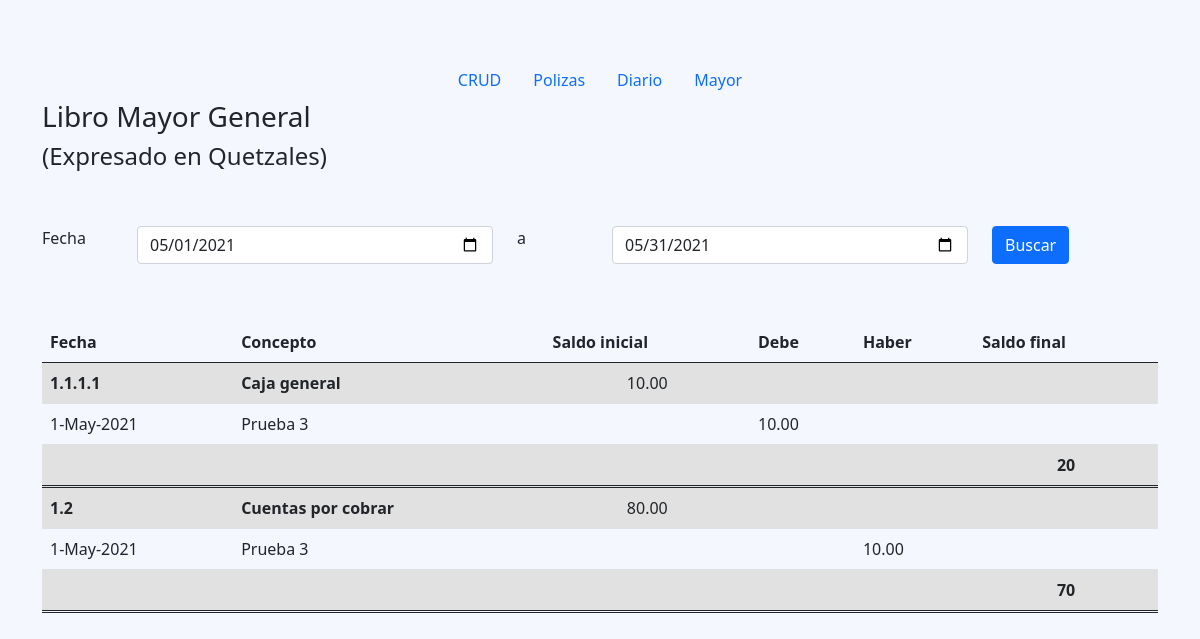
/mayor.php?p=2021-05-01&u=2021-05-31, run on the app's committed database.
### tables this page shows
CREATE TABLE IF NOT EXISTS `poliza` (
  `id` bigint(20) UNSIGNED NOT NULL AUTO_INCREMENT,
  `no` int(11) DEFAULT NULL,
  `fecha` date DEFAULT NULL,
  `cuentaId` char(10) DEFAULT NULL,
  `DoH` char(1) DEFAULT NULL,
  `concepto` char(250) DEFAULT NULL,
  `saldo` double(15,2) DEFAULT NULL,
  `sumaDebe` double(15,2) DEFAULT NULL,
  `sumaHaber` double(15,2) DEFAULT NULL,
  PRIMARY KEY (`id`),
  UNIQUE KEY `id` (`id`)
);

CREATE TABLE IF NOT EXISTS `cuentas` (
  `id` bigint(20) UNSIGNED NOT NULL AUTO_INCREMENT,
  `referencia` char(10) DEFAULT NULL,
  `descripcion` char(50) DEFAULT NULL,
  PRIMARY KEY (`id`),
  UNIQUE KEY `id` (`id`)
);

### php/conexionBD.php (called while the page is built, shortened)
<?php
    $currentTime = time();
    $hoursToSubtract = 720;
    $timeToSubtract = ($hoursToSubtract * 60 * 60);
    $timeInPast = $currentTime - $timeToSubtract;
    $mesAnterior = date("Y-m", $timeInPast);
?>

### php/listaMayor.php (the view, shortened to what this page needs)
<?php
    include "conexionBD.php";
    $fechaI = $_GET['p'];
    $fechaF = $_GET['u'];
    $base = 0;
    $splitMesAnterior = explode("-", $mesAnterior);
    $query = $mysqli->query("SELECT * FROM poliza WHERE (fecha BETWEEN '$fechaI' AND '$fechaF') ORDER BY cuentaId ASC");
    if(($query->num_rows) > 0)
    {
        while ($fila = $query->fetch_assoc()) {
            $fecha = $fila['fecha'];
            $cuentaId = $fila['cuentaId'];
            $DoH = $fila['DoH'];
            $concepto = $fila['concepto'];
            $saldo = $fila['saldo'];
            $query2 = $mysqli->query("SELECT sum(saldo) AS inicial FROM poliza
                                        WHERE YEAR(fecha) = $splitMesAnterior[0] AND
                                        MONTH(fecha) = $splitMesAnterior[1] AND
                                        cuentaId = $cuentaId
                                        ORDER BY no ASC");
            $saldoInicial = $query2->fetch_assoc()['inicial'];
            $fecha = date("j-F-Y", strtotime($fecha));
            $get = $mysqli->query("SELECT referencia, descripcion FROM cuentas WHERE id = $cuentaId");
            $resultado = $get->fetch_assoc();
            $referencia = $resultado['referencia'];
            $cuenta = $resultado['descripcion'];
            if($base != $cuentaId)
            {
                if($base != 0)
                {
                    echo "
                    <tr class='color linea'>
                        <th></th>
                        <th></th>
                        <td></td>
                        <th></th>
                        <th></th>
                        <th style='text-align:center;'>$saldoInicialAnterior</th>
                    </tr>
                    ";
                }
                echo "
                <tr class='color'>
                    <th>".$referencia."</th>
                    <th>".$cuenta."</th>
                    <td style='text-align:center;'>".$saldoInicial."</td>
                    <th></th>
                    <th></th>
                    <th></th>
                </tr>
                ";
                echo "
                <tr>
                    <td>".$fecha."</td>
                    <td>".$concepto."</td>
                    <td></td>";
                    if($DoH == 'D')
                    {
                        echo "
                            <td>".$saldo."</td>
                            <td></td>";
                        $saldoInicial = $saldoInicial + $saldo;
                    }
                    else
                    {
                        echo "
                            <td></td>
                            <td>".$saldo."</td>";
                        $saldoInicial = $saldoInicial - $saldo;
                    }
                    echo "
                    <td></td>
                </tr>
                ";
                $base = $cuentaId;
                $saldoInicialAnterior = $saldoInicial;
            }
        }
        echo "
            <tr class='color linea'>
                <th></th>
                <th></th>
                <td></td>
                <th></th>
                <th></th>
                <th style='text-align:center;'>$saldoInicial</th>
            </tr>
            ";
    }
?>

### css/style.css (style rules this page uses)
body { background-color: #F4F7FD; }
.color { background-color: #e1e1e1; }
.linea { border-bottom: double; }

### data on the page
poliza: cuentaId.referencia "1.1.1.1", cuentaId.descripcion "Caja general", saldoInicial "10.00", fecha "1-May-2021", concepto "Prueba 3", saldo "10.00"
poliza: saldoInicialAnterior "20", cuentaId.referencia "1.2", cuentaId.descripcion "Cuentas por cobrar", saldoInicial "80.00", fecha "1-May-2021", concepto "Prueba 3", saldo "10.00"

### other printed values
$saldoInicial "70"
